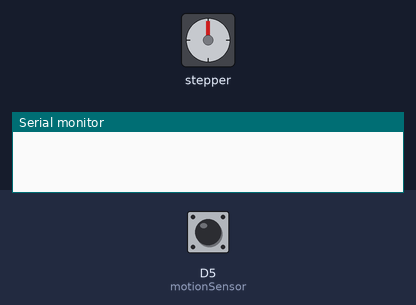
A program run on a simulated ESP8266 (NodeMCU). On the bench: stepper motor, the last lines printed to the serial monitor. The inputs (shaded band) are chosen by the test bench; at power-on: D5 (motionSensor) HIGH. Stepper angles assume 512 steps per turn.

Above: at 1.3 s.
1.4 s: D5 (motionSensor) pulsed LOW 2 times (0.12 s each, 0.3 s apart)
At 2.37 s:
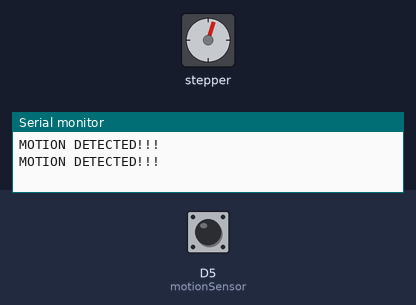
At 2.91 s:
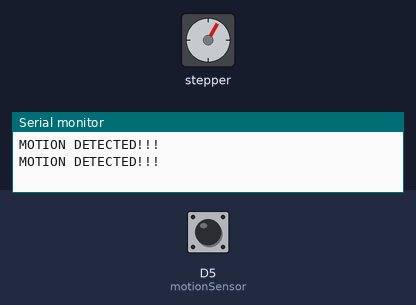
4.4 s: D5 (motionSensor) pulsed LOW 5 times (0.12 s each, 0.3 s apart)
At 10.1 s:
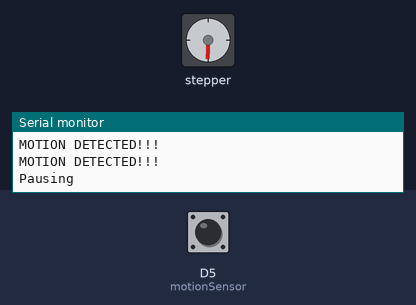
Timing chart, 0 to 11.6 s (numbered marks = the images above; inputs shaded):
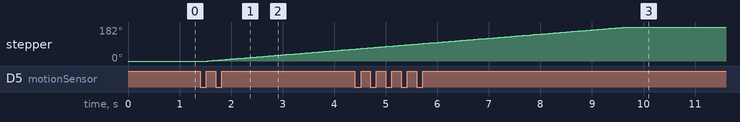

The program:

main.cpp
```cpp
#include <Stepper_28BYJ_48.h>

bool initLoop = true;
int path = 0;               // Direction of blind (1 = down, 0 = stop, -1 = up)
int setPos = 0;             // The set position 0-100% by the client
long currentPosition = 0;   // Current position of the blind
long maxPosition = 2000000; // Max position of the blind. Initial value
bool ccw{true};

Stepper_28BYJ_48 small_stepper(D1, D3, D2, D4); // Initiate stepper driver

/**
  Turn of power to coils whenever the blind
  is not moving
*/
void stopPowerToCoils() {
  digitalWrite(D1, LOW);
  digitalWrite(D2, LOW);
  digitalWrite(D3, LOW);
  digitalWrite(D4, LOW);
}

const int motionSensor = 14; // D5
#define timeSeconds 4
constexpr uint32_t locked{30 * 1000};
unsigned long now = 0;
unsigned long lastTrigger = 0;
boolean startTimer = false;

// Checks if motion was detected, sets LED HIGH and starts a timer
void IRAM_ATTR detectsMovement() {
  Serial.println("MOTION DETECTED!!!");
  // digitalWrite(led, HIGH);
  startTimer = true;
  lastTrigger = millis();
}

void setup() {
  Serial.begin(9600);
  delay(100);
  // Serial.print("Starting now\n");
  currentPosition = 0;
  maxPosition = 2000000;
  // rotation direction
  ccw = true;

  // PIR Motion Sensor mode INPUT_PULLUP
  pinMode(motionSensor, INPUT_PULLUP);
  // Set motionSensor pin as interrupt, assign interrupt function and set RISING
  // mode
  attachInterrupt(digitalPinToInterrupt(motionSensor), detectsMovement, RISING);
}

void loop() {

  static uint32_t last_move_ms{0};
  static uint32_t timestamp_stopped_ms{0};

  // Current time
  now = millis();
  // Turn off the LED after the number of seconds defined in the timeSeconds
  // variable
  // if (startTimer millis() - last_move_ms > 20) {
  if (startTimer && (now - lastTrigger > (timeSeconds * 1000))) {
    // Serial.println("Motion stopped...");
    timestamp_stopped_ms = millis();
    stopPowerToCoils();
    Serial.println("Pausing");
    // while (millis() - timestamp_stopped_ms < locked)
    //   ;
    delay(locked);
    startTimer = false;
    Serial.println("Continue");
  } else if (startTimer && millis() - last_move_ms > 20) {
    long path = 1;
    small_stepper.step(ccw ? path : -path);
    currentPosition = currentPosition + path;
    last_move_ms = millis();
  }
  /*
     After running setup() the motor might still have
     power on some of the coils. This is making sure that
     power is off the first time loop() has been executed
     to avoid heating the stepper motor draining
     unnecessary current
  */
  if (initLoop) {
    initLoop = false;
    stopPowerToCoils();
  }
}
```

Measured:
- after the input at 1.4 s, stepper: keeps turning clockwise at about 22°/s, starting after 0.15 s
